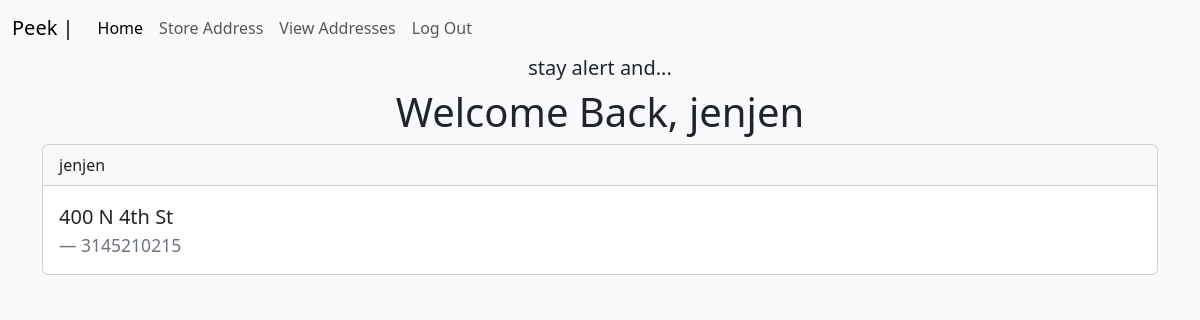
The page /address (signed in) on the database its author committed.
### app/models.py (models this page shows, shortened)
class User(db.Model, UserMixin):
    id = db.Column(db.Integer, primary_key = True)
    firstname = db.Column(db.String(50), nullable = False)
    lastname = db.Column(db.String(50), nullable = False)
    email = db.Column(db.String(50), nullable = False, unique = True)
    username = db.Column(db.String(50), nullable = False, unique = True)
    password = db.Column(db.String(50), nullable = False)
    date_created = db.Column(db.DateTime, nullable=False, default=datetime.utcnow)
    address = db.relationship('Address', backref = 'author')

class Address(db.Model):
    id = db.Column(db.Integer, primary_key = True)
    firstname = db.Column(db.String(50), nullable = False)
    lastname = db.Column(db.String(50), nullable = False)
    phone_number = db.Column(db.String(20))
    address = db.Column(db.String(50))
    date_created = db.Column(db.DateTime, nullable=False, default=datetime.utcnow)
    user_id = db.Column(db.Integer, db.ForeignKey('user.id'))

### app/routes.py (the view)
@app.route('/address')
def address():
    address = Address.query.all()
    return render_template('address.html', address = address)

### app/models.py (called while the page is built)
@login.user_loader
def load_user(user_id):
    return User.query.get(user_id)

### app/templates/address.html (shortened to what this page needs)
{% extends 'base.html' %}
{% block content %}
{% if current_user.is_authenticated %}
    <h1 class = 'text-center'>Welcome Back, {{current_user.username }}</h1>
{% endif %}
    {% for add in address %}
    <div class="card mb-3">
        <div class="card-header">
          {{ add.author.username }}
        </div>
        <div class="card-body">
          <blockquote class="blockquote mb-0">
            <p>{{ add.address }}</p>
            <footer class="blockquote-footer">{{ add.phone_number }} <cite title="Source Title"></cite></footer>
          </blockquote>
        </div>
      </div>
    {% endfor %}
{% endblock content %}

### rows shown on the page
User: username "jenjen"
Address: author.username "jenjen", address "400 N 4th St", phone_number "3145210215"
